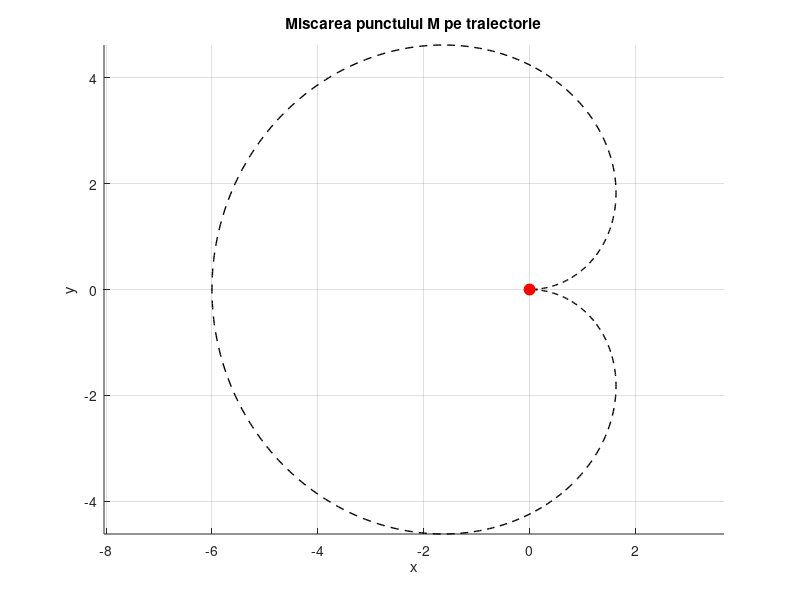

The MATLAB script that drew this image:
% Date de testare
b = 3;
m = 5;
c = 4 * b^2;
theta = linspace(0, 2*pi, 500);

% Traiectorie r(θ)
r = sqrt(2 * b^2 * (1 - cos(theta)));
x = r .* cos(theta);
y = r .* sin(theta);

% Setup figura
figure('Name', 'Animatie - Miscarea punctului M', 'NumberTitle', 'off');
hold on;
plot(x, y, 'k--', 'LineWidth', 1); % traseu
hPoint = plot(x(1), y(1), 'ro', 'MarkerSize', 8, 'MarkerFaceColor', 'r'); % punctul animat
axis equal;
xlabel('x'); ylabel('y');
title('Miscarea punctului M pe traiectorie');
grid on;

% Animatia propriu-zisa
for i = 1:length(theta)
    set(hPoint, 'XData', x(i), 'YData', y(i));
    pause(0.01);
end
